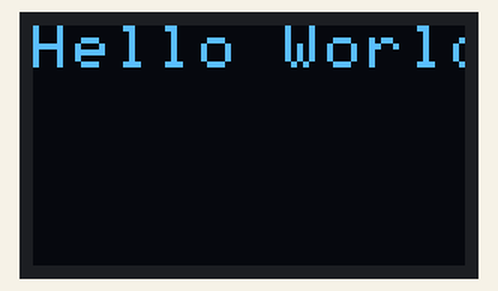
Recording of a program running on a simulated Raspberry Pi (BCM pin numbers). Shown: 72×40 one-colour display.

Above: at 1.1 s.

The program:

py2_oled.py
```python
import spidev
import time
import RPi.GPIO as GPIO

GPIO.setmode(GPIO.BCM)
GPIO.setup(17, GPIO.OUT)
GPIO.setup(12, GPIO.OUT)

ssdvals = {
    'SSD1306_96_39': 1,
    'SSD1306_LCDWIDTH': 96,
    'SSD1306_LCDHEIGHT': 39,
    'SSD1306_DISPLAYOFF': 0xAE,
    'SSD1306_SETDISPLAYCLOCKDIV': 0xD5,
    'SSD1306_SETMULTIPLEX': 0xA8,
    'SSD1306_SETDISPLAYOFFSET': 0xD3,
    'SSD1306_SETSTARTLINE': 0x40,
    'SSD1306_CHARGEPUMP': 0x8D,
    'SSD1306_SETSEGMENTREMAP': 0xA1,
    'SSD1306_SEGREMAP': 0xA0,
    'SSD1306_COMSCANDEC': 0xC8,
    'SSD1306_SETCOMPINS': 0xDA,
    'SSD1306_SETCONTRAST': 0x81,
    'SSD1306_SETPRECHARGE': 0xD9,
    'SSD1306_SETVCOMDETECT': 0xDB,
    'SSD1306_DISPLAYALLON_RESUME': 0xA4,
    'SSD1306_NORMALDISPLAY': 0xA6,
    'SSD1306_DISPLAYON': 0xAF,
    'SSD1306_DISPLAYALLON': 0xA5,
    'SSD1306_INVERTDISPLAY': 0xA7,
    'SSD1306_SETLOWCOLUMN': 0x00,
    'SSD1306_SETHIGHCOLUMN': 0x10,
    'SSD1306_MEMORYMODE': 0x20,
    'SSD1306_COLUMNADDR': 0x21,
    'SSD1306_PAGEADDR': 0x22,
    'SSD1306_COMSCANINC': 0xC0,
    'SSD1306_SEGREMAP': 0xA0,
    'SSD1306_EXTERNALVCC': 0x1,
    'SSD1306_SWITCHCAPVCC': 0x2,
    'SSD1306_ACTIVATE_SCROLL': 0x2F,
    'SSD1306_DEACTIVATE_SCROLL': 0x2E,
    'SSD1306_SET_VERTICAL_SCROLL_AREA': 0xA3,
    'SSD1306_RIGHT_HORIZONTAL_SCROLL': 0x26,
    'SSD1306_LEFT_HORIZONTAL_SCROLL': 0x27,
    'SSD1306_VERTICAL_AND_RIGHT_HORIZONTAL_SCROLL': 0x29,
    'SSD1306_VERTICAL_AND_LEFT_HORIZONTAL_SCROLL': 0x2A,
}

Refresh_Cmd_Menu = 1;

# compact 5x8 font
font = [0x00,0x00,0x00,0x00,0x00,0x00,0x00,0x5F,0x00,0x00,0x00,0x07,0x00,0x07,0x00, # 'sp,!,"
        0x14,0x7F,0x14,0x7F,0x14, # #
        0x24,0x2A,0x7F,0x2A,0x12,0x23,0x13,0x08,0x64,0x62,0x36,0x49,0x56,0x20,0x50, #  '$,%,&
        0x00,0x08,0x07,0x03,0x00,0x00,0x1C,0x22,0x41,0x00,0x00,0x41,0x22,0x1C,0x00, #  '',(,)
        0x2A,0x1C,0x7F,0x1C,0x2A,0x08,0x08,0x3E,0x08,0x08,0x00,0x00,0x70,0x30,0x00, #  '*,+,,
        0x08,0x08,0x08,0x08,0x08,0x00,0x00,0x60,0x60,0x00,0x20,0x10,0x08,0x04,0x02, #  '-,.,/
        0x3E,0x51,0x49,0x45,0x3E,0x00,0x42,0x7F,0x40,0x00,0x72,0x49,0x49,0x49,0x46, #  '0,1,2
        0x21,0x41,0x49,0x4D,0x33,0x18,0x14,0x12,0x7F,0x10,0x27,0x45,0x45,0x45,0x39, #  '3,4,5
        0x3C,0x4A,0x49,0x49,0x31,0x41,0x21,0x11,0x09,0x07,0x36,0x49,0x49,0x49,0x36, #  '6,7,8
        0x46,0x49,0x49,0x29,0x1E,0x00,0x00,0x14,0x00,0x00,0x00,0x40,0x34,0x00,0x00, #  '9,:,;
        0x00,0x08,0x14,0x22,0x41,0x14,0x14,0x14,0x14,0x14,0x00,0x41,0x22,0x14,0x08, #  '<,=,>
        0x02,0x01,0x59,0x09,0x06,0x3E,0x41,0x5D,0x59,0x4E,                          #  '?,@
        0x7C,0x12,0x11,0x12,0x7C,                                                   #  'A
        0x7F,0x49,0x49,0x49,0x36,0x3E,0x41,0x41,0x41,0x22,0x7F,0x41,0x41,0x41,0x3E, #  'B,C,D
        0x7F,0x49,0x49,0x49,0x41,0x7F,0x09,0x09,0x09,0x01,0x3E,0x41,0x41,0x51,0x73, #  'E,F,G
        0x7F,0x08,0x08,0x08,0x7F,0x00,0x41,0x7F,0x41,0x00,0x20,0x40,0x41,0x3F,0x01, #  'H,I,J
        0x7F,0x08,0x14,0x22,0x41,0x7F,0x40,0x40,0x40,0x40,0x7F,0x02,0x1C,0x02,0x7F, #  'K,L,M
        0x7F,0x04,0x08,0x10,0x7F,0x3E,0x41,0x41,0x41,0x3E,0x7F,0x09,0x09,0x09,0x06, #  'N,O,P
        0x3E,0x41,0x51,0x21,0x5E,0x7F,0x09,0x19,0x29,0x46,0x26,0x49,0x49,0x49,0x32, #  'Q,R,S
        0x03,0x01,0x7F,0x01,0x03,0x3F,0x40,0x40,0x40,0x3F,0x1F,0x20,0x40,0x20,0x1F, #  'T,U,V
        0x3F,0x40,0x38,0x40,0x3F,0x63,0x14,0x08,0x14,0x63,0x03,0x04,0x78,0x04,0x03, #  'W,X,Y
        0x61,0x59,0x49,0x4D,0x43,                                                   #  'Z
        0x00,0x7F,0x41,0x41,0x41,0x02,0x04,0x08,0x10,0x20,                          #  '[,\'
        0x00,0x41,0x41,0x41,0x7F,0x04,0x02,0x01,0x02,0x04,0x40,0x40,0x40,0x40,0x40, #  '],^,_
        0x00,0x03,0x07,0x08,0x00,0x20,0x54,0x54,0x38,0x40,0x7F,0x28,0x44,0x44,0x38, #  '`,a,b
        0x38,0x44,0x44,0x44,0x28,0x38,0x44,0x44,0x28,0x7F,0x38,0x54,0x54,0x54,0x18, #  'c,d,e
        0x00,0x08,0x7E,0x09,0x02,0x0C,0x52,0x52,0x4A,0x3C,0x7F,0x08,0x04,0x04,0x78, #  'f,g,h
        0x00,0x44,0x7D,0x40,0x00,0x20,0x40,0x40,0x3D,0x00,0x7F,0x10,0x28,0x44,0x00, #  'i,j,k
        0x00,0x41,0x7F,0x40,0x00,0x7C,0x04,0x78,0x04,0x78,0x7C,0x08,0x04,0x04,0x78, #  'l,m,n
        0x38,0x44,0x44,0x44,0x38,0x7C,0x18,0x24,0x24,0x18,0x18,0x24,0x24,0x18,0x7C, #  'o,p,q
        0x7C,0x08,0x04,0x04,0x08,0x48,0x54,0x54,0x54,0x24,0x04,0x04,0x3F,0x44,0x24, #  'r,s,t
        0x3C,0x40,0x40,0x20,0x7C,0x1C,0x20,0x40,0x20,0x1C,0x3C,0x40,0x30,0x40,0x3C, #  'u,v,w
        0x44,0x28,0x10,0x28,0x44,0x4C,0x50,0x50,0x50,0x3C,0x44,0x64,0x54,0x4C,0x44, #  'x,y,z
        0x00,0x08,0x36,0x41,0x00,0x00,0x00,0x77,0x00,0x00,0x00,0x41,0x36,0x08,0x00, #  '{,|,}
        0x02,0x01,0x02,0x04,0x02 ]                                                  #  '~

_x = 0
_y = 0
_sx = 1
_sy = 1

spi = spidev.SpiDev()


# Send command to OLED m display
def OLED_M_command(val):
    GPIO.output(17, GPIO.LOW)
    spi.open(0,1)
    spi.writebytes([val])
    spi.close()

# Send data to OLED m display
def OLED_M_data(data):
    GPIO.output(17, GPIO.HIGH)
    spi.open(0,1)
    spi.writebytes([data])
    spi.close()

# intialise OLED
def OLED_M_Init():
    GPIO.output(12, GPIO.LOW)
    time.sleep(1)
    GPIO.output(12, GPIO.HIGH)
    OLED_M_command(ssdvals['SSD1306_DISPLAYOFF'])              #0xAE  Set OLED Display Off
    OLED_M_command(ssdvals['SSD1306_SETDISPLAYCLOCKDIV'])      #0xD5  Set Display Clock Divide Ratio/Oscillator Frequency
    OLED_M_command(0x80)
    OLED_M_command(ssdvals['SSD1306_SETMULTIPLEX'])            #0xA8  Set Multiplex Ratio
    OLED_M_command(0x27)
    OLED_M_command(ssdvals['SSD1306_SETSEGMENTREMAP'])
    OLED_M_command(ssdvals['SSD1306_COMSCANDEC'])
    OLED_M_command(ssdvals['SSD1306_SETDISPLAYOFFSET'])        #0xD3  Set Display Offset
    OLED_M_command(0x00)
    OLED_M_command(ssdvals['SSD1306_CHARGEPUMP'])              #0x8D  Set Charge Pump
    OLED_M_command(0x14)
    OLED_M_command(ssdvals['SSD1306_SETSTARTLINE'])            #0x40  Set Display Start Line
    OLED_M_command(ssdvals['SSD1306_SETCOMPINS'])              #0xDA  Set COM Pins Hardware Configuration
    OLED_M_command(0x12)
    OLED_M_command(ssdvals['SSD1306_SETCONTRAST'])             #0x81   Set Contrast Control
    OLED_M_command(0xAF)
    OLED_M_command(ssdvals['SSD1306_SETPRECHARGE'])            #0xD9   Set Pre-Charge Period
    OLED_M_command(0x25)
    OLED_M_command(ssdvals['SSD1306_SETVCOMDETECT'])           #0xDB   Set VCOMH Deselect Level
    OLED_M_command(0x20)
    OLED_M_command(ssdvals['SSD1306_DISPLAYALLON_RESUME'])     #0xA4   Set Entire Display On/Off
    OLED_M_command(ssdvals['SSD1306_NORMALDISPLAY'])           # 0xA6   Set Normal/Inverse Display
    OLED_M_command(ssdvals['SSD1306_DISPLAYON'])

def OLED_SetRow(add):
    add = 0xB0 | add
    OLED_M_command(add)

def OLED_SetColumn(add):
    add += 32
    OLED_M_command((ssdvals['SSD1306_SETHIGHCOLUMN'] | (add >> 4))) # SET_HIGH_COLUMN
    OLED_M_command((0x0f & add))                         # SET LOW_COLUMN

def OLED_SetScale(sx, sy):
    global _sx
    global _sy
    _sx = sx
    _sy = sy

def OLED_Clear():
    global _x
    global _y

    for i in range(0, 5): # 5*8=40 pixel rows (actually 39)
        OLED_SetRow(i)
        OLED_SetColumn(0)
        for j in range(0, 96):
            OLED_M_data(0)

    _x = 0
    _y = 0
    OLED_SetRow(0)
    OLED_SetColumn(0)

# scalable horizontally and vertically
def OLED_Putchar(ch):
    global _x
    global _y
    global _sx
    global _sy

    fp = (ord(ch) - ord(' ')) *5
    f = 0

    mask = [0x1, 0x3, 0x7, 0xf]

    word = 0x0
    for i in range(0, 5):
        f = font[fp]
        byte = f << 1
        fp += 1
        if i == 5:
            byte = 0

        for j in  range(0, 7):
            word <<= _sy
            if byte & 0x80:
                word |= mask[_sy-1]
            byte <<= 1

        for j in range(0, _sy):
            OLED_SetRow(_y+j)
            OLED_SetColumn(_x+i*_sx)
            for k in range(0, _sx):
                data = word & 0xff
                OLED_M_data(data);

            word >>= 8;

    _x+= 6 * _sx
    if _x >= ssdvals['SSD1306_LCDWIDTH']:
        _x = 0
        OLED_SetColumn(0)
        _y += _sy
        if _y >= 5-_sy:
            _y = 0;

        OLED_SetRow(_y)

# Write a string to the OLED
def OLED_Puts(x, y, s):
    global _x
    global _y

    _y = y
    _x = x
    OLED_SetRow(_y)
    OLED_SetColumn(_x)
    for ch in s:
        OLED_Putchar(ch)
        _x += 1


def main():
    OLED_M_Init()

    OLED_Clear()
    while True:
        OLED_Puts(0,0, "Hello World")
        time.sleep(2)
        OLED_Puts(0,0, "           ")
        time.sleep(2)


def run():
    main()

if __name__=="__main__":
    main()
```

Measured:
- what the display in image 0 shows lasts 2.1 s, from 1.0 s to 3.1 s
